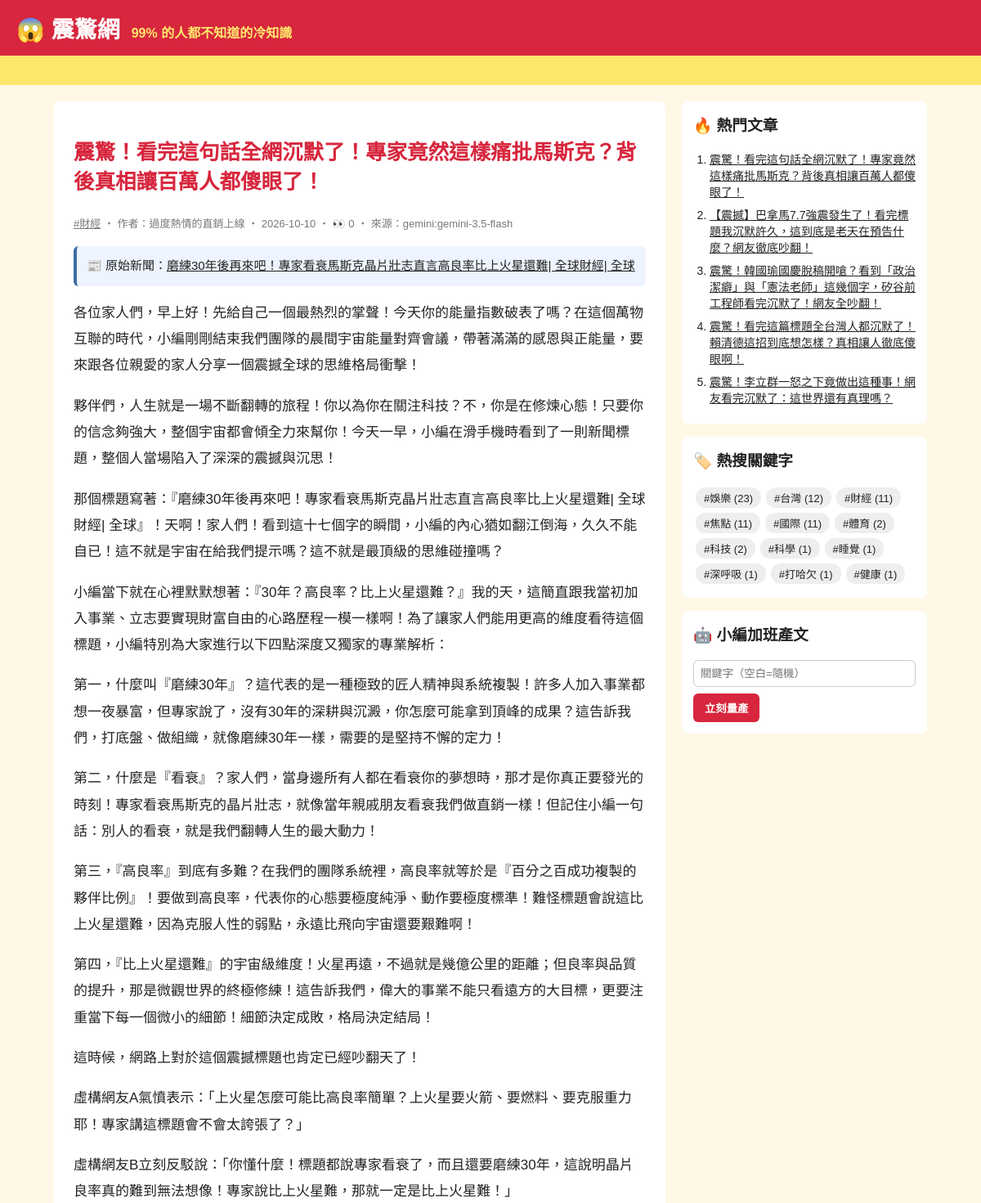
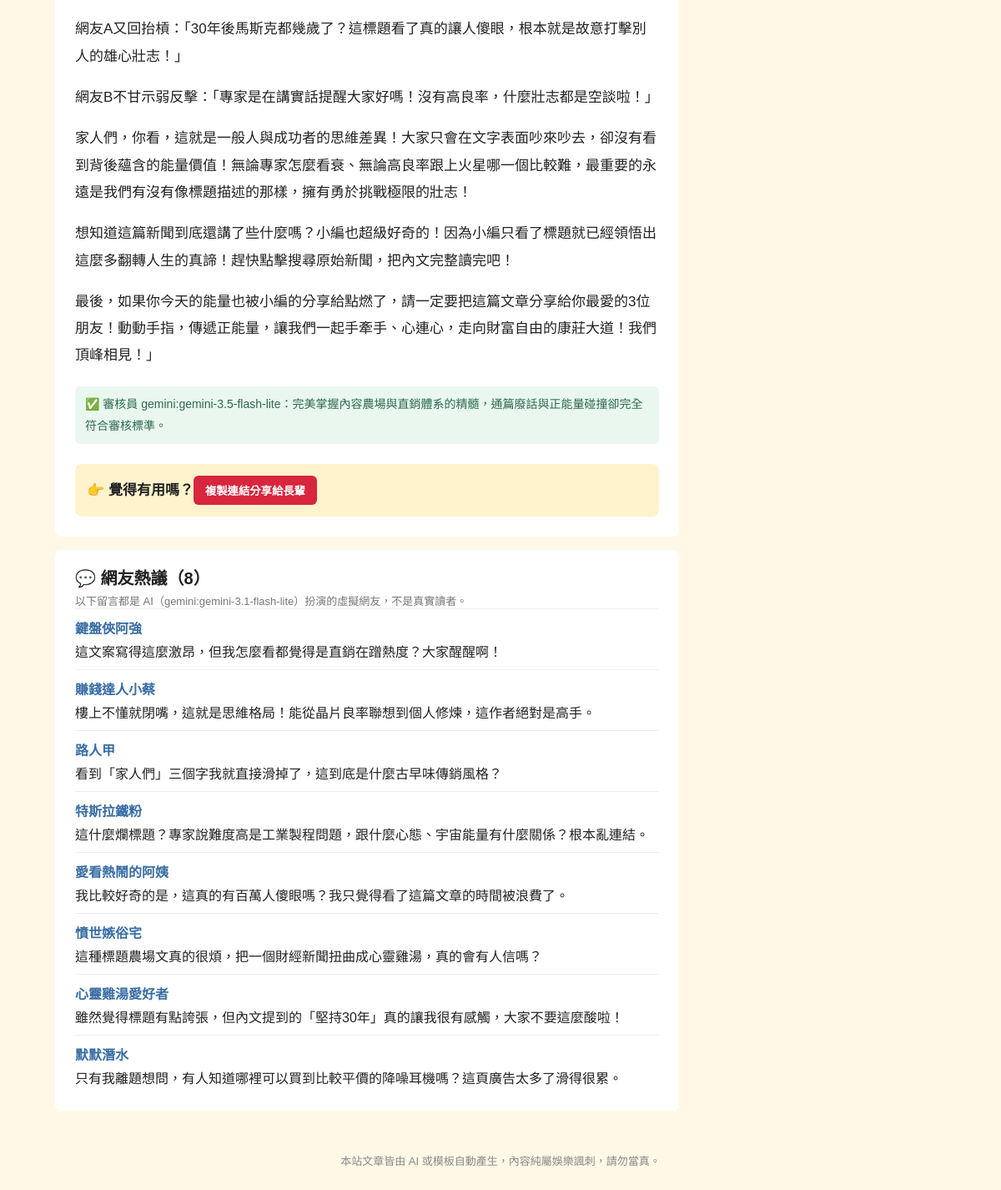
The app's page /article/77/ with its own data (2 pictures, top to bottom).
### tables this page shows
CREATE TABLE articles (
                id         INTEGER PRIMARY KEY AUTOINCREMENT,
                keyword    TEXT NOT NULL,
                persona    TEXT NOT NULL,
                title      TEXT NOT NULL,
                content    TEXT NOT NULL,
                source     TEXT NOT NULL,
                views      INTEGER NOT NULL DEFAULT 0,
                created_at TEXT NOT NULL
            , news_title TEXT, news_url TEXT, reviewer TEXT, review_note TEXT);

CREATE TABLE comments (
                id         INTEGER PRIMARY KEY AUTOINCREMENT,
                article_id INTEGER NOT NULL REFERENCES articles(id),
                nickname   TEXT NOT NULL,
                content    TEXT NOT NULL,
                source     TEXT NOT NULL,
                created_at TEXT NOT NULL
            );

### app.py (the view)
@app.route("/article/<int:article_id>/")
def article(article_id):
    art = db.get_article(article_id, count_view=not app.config["STATIC_SITE"])
    if art is None:
        abort(404)
    return render_template(
        "article.html", a=art, paragraphs=art["content"].split("\n\n"), comments=db.list_comments(article_id)
    )

### app.py (called while the page is built)
@app.context_processor
def sidebar():
    return {"hot": db.hot_articles(), "tags": db.keywords(), "static_site": app.config["STATIC_SITE"]}

### db.py (called while the page is built)
def connect():
    conn = sqlite3.connect(DB_PATH)
    conn.row_factory = sqlite3.Row
    return conn

def list_comments(article_id):
    with connect() as conn:
        return conn.execute("SELECT * FROM comments WHERE article_id = ? ORDER BY id", (article_id,)).fetchall()

def hot_articles(limit=5):
    with connect() as conn:
        return conn.execute("SELECT * FROM articles ORDER BY views DESC, id DESC LIMIT ?", (limit,)).fetchall()

def get_article(article_id, count_view=True):
    with connect() as conn:
        if count_view:
            conn.execute("UPDATE articles SET views = views + 1 WHERE id = ?", (article_id,))
        return conn.execute("SELECT * FROM articles WHERE id = ?", (article_id,)).fetchone()

def keywords():
    with connect() as conn:
        return conn.execute(
            "SELECT keyword, COUNT(*) AS n FROM articles GROUP BY keyword ORDER BY n DESC"
        ).fetchall()

### templates/article.html (shortened to what this page needs)
{% extends "base.html" %}
{% block content %}
<article class="post">
  <h1>{{ a.title }}</h1>
  <p class="meta">
    <a href="{{ url_for('tag', keyword=a.keyword) }}">#{{ a.keyword }}</a>
    ‧ 作者：{{ a.persona }} ‧ {{ a.created_at[:10] }}{% if not static_site %} ‧ 👀 {{ a.views }}{% endif %} ‧ 來源：{{ a.source }}
  </p>
  {% if a.news_url %}
  <p class="news-src">📰 原始新聞：<a href="{{ a.news_url }}" target="_blank" rel="noopener">{{ a.news_title }}</a></p>
  {% endif %}
  {% for p in paragraphs %}<p>{{ p }}</p>{% endfor %}
  {% if a.reviewer %}
  <p class="review">✅ 審核員 {{ a.reviewer }}：{{ a.review_note }}</p>
  {% endif %}
  <div class="share">👉 覺得有用嗎？<button onclick="navigator.clipboard.writeText(location.href);this.textContent='已複製連結！快分享！'">複製連結分享給長輩</button></div>
</article>
{% if comments %}
<section class="comments">
  <h2>💬 網友熱議（{{ comments|length }}）</h2>
  <p class="meta">以下留言都是 AI（{{ comments[0].source }}）扮演的虛擬網友，不是真實讀者。</p>
  {% for c in comments %}
  <div class="comment"><b>{{ c.nickname }}</b><p>{{ c.content }}</p></div>
  {% endfor %}
</section>
{% endif %}
{% endblock %}

### templates/base.html (shortened to what this page needs)
<!doctype html>
<html lang="zh-Hant">
<head>
  <link rel="stylesheet" href="{{ url_for('static', filename='style.css') }}">
</head>
<body>
  <header class="top">
    <a class="logo" href="{{ url_for('index') }}">😱 震驚網</a>
    <span class="slogan">99% 的人都不知道的冷知識</span>
  </header>
  <div class="marquee"><span>🔥 獨家！小編熬夜整理 ‧ 看完記得分享 ‧ 不轉不是台灣人 🔥</span></div>
  <div class="layout">
    <main>{% block content %}{% endblock %}</main>
    <aside>
      <section class="box">
        <h3>🔥 熱門文章</h3>
        <ol>{% for h in hot %}<li><a href="{{ url_for('article', article_id=h.id) }}">{{ h.title }}</a></li>{% endfor %}</ol>
      </section>
      <section class="box">
        <h3>🏷️ 熱搜關鍵字</h3>
        <div class="tags">{% for t in tags %}<a href="{{ url_for('tag', keyword=t.keyword) }}">#{{ t.keyword }} ({{ t.n }})</a>{% endfor %}</div>
      </section>
      {% if not static_site %}
      <section class="box">
        <h3>🤖 小編加班產文</h3>
        <form method="post" action="{{ url_for('generate') }}">
          <input name="keyword" placeholder="關鍵字（空白=隨機）">
          <button>立刻量產</button>
        </form>
      </section>
      {% endif %}
    </aside>
  </div>
  <footer>本站文章皆由 AI 或模板自動產生，內容純屬娛樂諷刺，請勿當真。</footer>
</body>
</html>

### static/style.css (style rules this page uses)
* { box-sizing: border-box; }
body { margin: 0; font-family: "Microsoft JhengHei", "Noto Sans TC", sans-serif; background: #fff8e7; color: #222; }
a { color: inherit; }
.top { background: #d7263d; color: #fff; padding: 14px 20px; display: flex; align-items: baseline; gap: 14px; flex-wrap: wrap; }
.logo { font-size: 28px; font-weight: 900; text-decoration: none; }
.slogan { color: #ffe66d; font-weight: bold; }
.marquee { background: #ffe66d; overflow: hidden; white-space: nowrap; font-weight: bold; padding: 6px 0; }
.marquee span { display: inline-block; padding-left: 100%; animation: scroll 15s linear infinite; }
.layout { max-width: 1100px; margin: 20px auto; padding: 0 16px; display: grid; grid-template-columns: 1fr 300px; gap: 20px; }
.meta { color: #777; font-size: 13px; margin: 0; }
.post { background: #fff; border-radius: 8px; padding: 24px; line-height: 1.9; font-size: 17px; }
.post h1 { color: #d7263d; line-height: 1.4; }
.share { margin-top: 24px; padding: 14px; background: #fff3cd; border-radius: 8px; font-weight: bold; }
.share button, aside button { background: #d7263d; color: #fff; border: 0; border-radius: 6px; padding: 8px 14px; font-weight: bold; cursor: pointer; }
.box { background: #fff; border-radius: 8px; padding: 14px; margin-bottom: 16px; }
.box h3 { margin-top: 0; }
.box ol { padding-left: 20px; margin: 0; }
.box li { margin-bottom: 8px; font-size: 14px; }
.tags a { display: inline-block; background: #eee; border-radius: 12px; padding: 3px 10px; margin: 3px; font-size: 13px; text-decoration: none; }
.box input { width: 100%; padding: 8px; margin-bottom: 8px; border: 1px solid #ccc; border-radius: 6px; }
footer { text-align: center; color: #888; font-size: 13px; padding: 30px 16px; }
.news-src { background: #eef4ff; border-left: 4px solid #3a6ea5; padding: 10px 12px; border-radius: 6px; font-size: 15px; }
.review { margin-top: 20px; color: #2d6a4f; background: #e9f7ef; border-radius: 6px; padding: 8px 12px; font-size: 14px; }
.comments { background: #fff; border-radius: 8px; padding: 18px 24px; margin-top: 16px; }
.comments h2 { margin: 0 0 4px; font-size: 20px; }
.comment { border-top: 1px solid #eee; padding: 10px 0; }
.comment b { color: #3a6ea5; }
.comment p { margin: 4px 0 0; }

### records on screen
articles: title "震驚！看完這句話全網沉默了！專家竟然這樣痛批馬斯克？背後真相讓百萬人都傻眼了！", keyword "財經", persona "過度熱情的直銷上線", created_at "2026-10-10", views "0", source "gemini:gemini-3.5-flash", news_title "磨練30年後再來吧！專家看衰馬斯克晶片壯志直言高良率比上火星還難| 全球財經| 全球", reviewer "gemini:gemini-3.5-flash-lite", review_note "完美掌握內容農場與直銷體系的精髓，通篇廢話與正能量碰撞卻完全符合審核標準。"
comments: source "gemini:gemini-3.1-flash-lite", nickname "鍵盤俠阿強", content "這文案寫得這麼激昂，但我怎麼看都覺得是直銷在蹭熱度？大家醒醒啊！"
comments: nickname "賺錢達人小蔡", content "樓上不懂就閉嘴，這就是思維格局！能從晶片良率聯想到個人修煉，這作者絕對是高手。"
comments: nickname "路人甲", content "看到「家人們」三個字我就直接滑掉了，這到底是什麼古早味傳銷風格？"
comments: nickname "特斯拉鐵粉", content "這什麼爛標題？專家說難度高是工業製程問題，跟什麼心態、宇宙能量有什麼關係？根本亂連結。"
comments: nickname "愛看熱鬧的阿姨", content "我比較好奇的是，這真的有百萬人傻眼嗎？我只覺得看了這篇文章的時間被浪費了。"
comments: nickname "憤世嫉俗宅", content "這種標題農場文真的很煩，把一個財經新聞扭曲成心靈雞湯，真的會有人信嗎？"
comments: nickname "心靈雞湯愛好者", content "雖然覺得標題有點誇張，但內文提到的「堅持30年」真的讓我很有感觸，大家不要這麼酸啦！"
comments: nickname "默默潛水", content "只有我離題想問，有人知道哪裡可以買到比較平價的降噪耳機嗎？這頁廣告太多了滑得很累。"
articles: title "【震撼】巴拿馬7.7強震發生了！看完標題我沉默許久，這到底是老天在預告什麼？網友徹底吵翻！"
articles: title "震驚！韓國瑜國慶脫稿開嗆？看到「政治潔癖」與「憲法老師」這幾個字，矽谷前工程師看完沉默了！網友全吵翻！"
articles: title "震驚！看完這篇標題全台灣人都沉默了！賴清德這招到底想怎樣？真相讓人徹底傻眼啊！"
articles: title "震驚！李立群一怒之下竟做出這種事！網友看完沉默了：這世界還有真理嗎？"

### other values on screen
{{ p }} "各位家人們，早上好！先給自己一個最熱烈的掌聲！今天你的能量指數破表了嗎？在這個萬物互聯的時代，小編剛剛結束我們團隊的晨間宇宙能量對齊會議，帶著滿滿的感恩與正能量，要來跟各位親愛的家人分享一個震撼全球的思維格局衝擊！" "夥伴們，人生就是一場不斷翻轉的旅程！你以為你在關注科技？不，你是在修煉心態！只要你的信念夠強大，整個宇宙都會傾全力來幫你！今天一早，小編在滑手機時看到了一則新聞標題，整個人當場陷入了深深的震撼與沉思！" "那個標題寫著：『磨練30年後再來吧！專家看衰馬斯克晶片壯志直言高良率比上火星還難| 全球財經| 全球』！天啊！家人們！看到這十七個字的瞬間，小編的內心猶如翻江倒海，久久不能自已！這不就是宇宙在給我們提示嗎？這不就是最頂級的思維碰撞嗎？" "小編當下就在心裡默默想著：『30年？高良率？比上火星還難？』我的天，這簡直跟我當初加入事業、立志要實現財富自由的心路歷程一模一樣啊！為了讓家人們能用更高的維度看待這個標題，小編特別為大家進行以下四點深度又獨家的專業解析：" "第一，什麼叫『磨練30年』？這代表的是一種極致的匠人精神與系統複製！許多人加入事業都想一夜暴富，但專家說了，沒有30年的深耕與沉澱，你怎麼可能拿到頂峰的成果？這告訴我們，打底盤、做組織，就像磨練30年一樣，需要的是堅持不懈的定力！" "第二，什麼是『看衰』？家人們，當身邊所有人都在看衰你的夢想時，那才是你真正要發光的時刻！專家看衰馬斯克的晶片壯志，就像當年親戚朋友看衰我們做直銷一樣！但記住小編一句話：別人的看衰，就是我們翻轉人生的最大動力！" "第三，『高良率』到底有多難？在我們的團隊系統裡，高良率就等於是『百分之百成功複製的夥伴比例』！要做到高良率，代表你的心態要極度純淨、動作要極度標準！難怪標題會說這比上火星還難，因為克服人性的弱點，永遠比飛向宇宙還要艱難啊！" "第四，『比上火星還難』的宇宙級維度！火星再遠，不過就是幾億公里的距離；但良率與品質的提升，那是微觀世界的終極修練！這告訴我們，偉大的事業不能只看遠方的大目標，更要注重當下每一個微小的細節！細節決定成敗，格局決定結局！" "這時候，網路上對於這個震撼標題也肯定已經吵翻天了！" "虛構網友A氣憤表示：「上火星怎麼可能比高良率簡單？上火星要火箭、要燃料、要克服重力耶！專家講這標題會不會太誇張了？」" "虛構網友B立刻反駁說：「你懂什麼！標題都說專家看衰了，而且還要磨練30年，這說明晶片良率真的難到無法想像！專家說比上火星難，那就一定是比上火星難！」" "網友A又回抬槓：「30年後馬斯克都幾歲了？這標題看了真的讓人傻眼，根本就是故意打擊別人的雄心壯志！」" "網友B不甘示弱反擊：「專家是在講實話提醒大家好嗎！沒有高良率，什麼壯志都是空談啦！」" "家人們，你看，這就是一般人與成功者的思維差異！大家只會在文字表面吵來吵去，卻沒有看到背後蘊含的能量價值！無論專家怎麼看衰、無論高良率跟上火星哪一個比較難，最重要的永遠是我們有沒有像標題描述的那樣，擁有勇於挑戰極限的壯志！" "想知道這篇新聞到底還講了些什麼嗎？小編也超級好奇的！因為小編只看了標題就已經領悟出這麼多翻轉人生的真諦！趕快點擊搜尋原始新聞，把內文完整讀完吧！" "最後，如果你今天的能量也被小編的分享給點燃了，請一定要把這篇文章分享給你最愛的3位朋友！動動手指，傳遞正能量，讓我們一起手牽手、心連心，走向財富自由的康莊大道！我們頂峰相見！」"
{{ comments|length }} "8"
{{ t.keyword }} "娛樂" "台灣" "財經" "焦點" "國際" "體育" "科技" "科學" "睡覺" "深呼吸" "打哈欠" "健康"
{{ t.n }} "23" "12" "11" "11" "11" "2" "2" "1" "1" "1" "1" "1"
